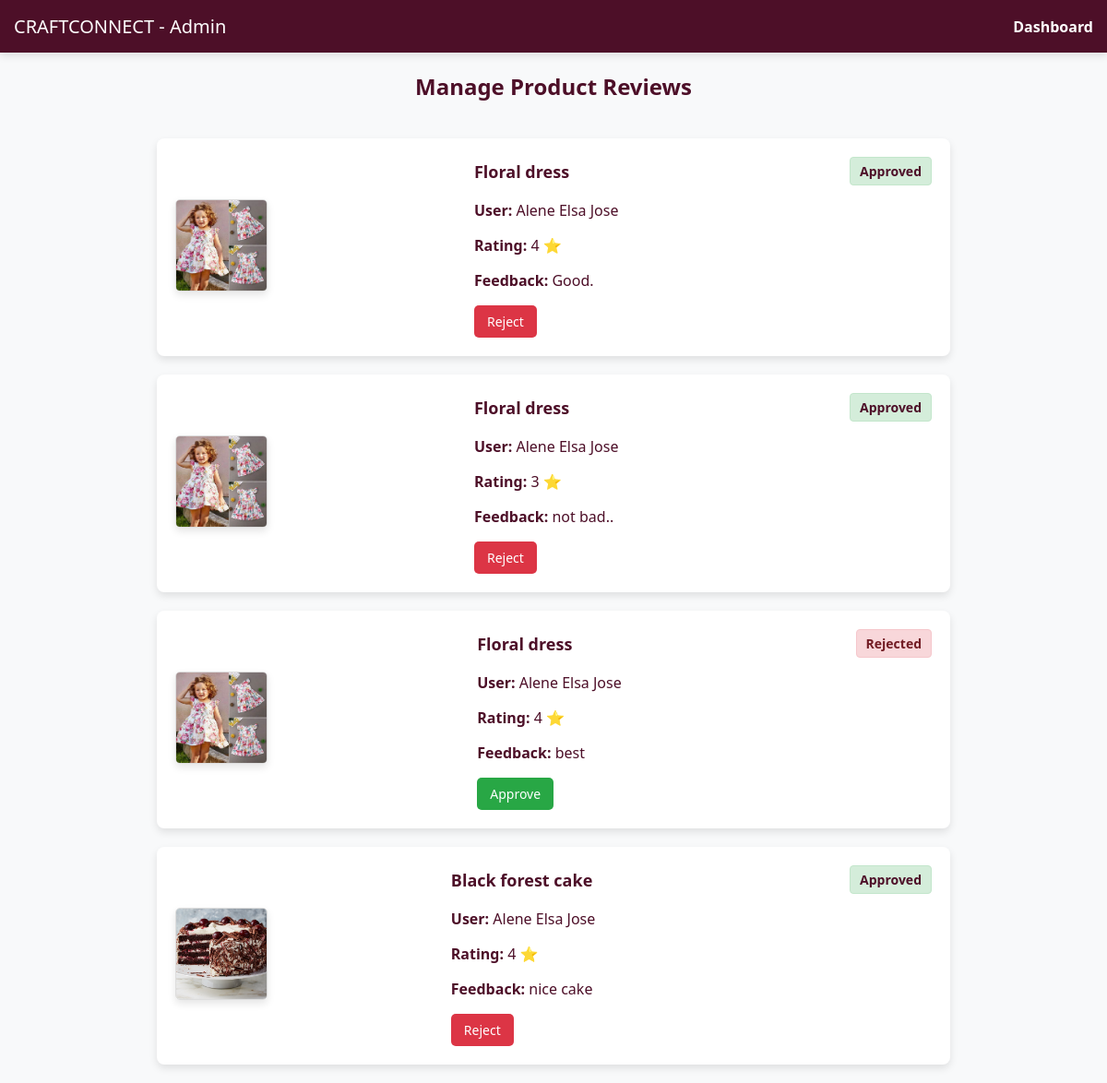
Page /admin/manage-reviews on the committed database.
### tables this page shows
CREATE TABLE product_reviews (
            id INTEGER PRIMARY KEY AUTOINCREMENT,
            product_id INTEGER NOT NULL,
            user_id INTEGER NOT NULL,
            rating INTEGER NOT NULL,
            feedback TEXT NOT NULL,
            timestamp DATETIME DEFAULT CURRENT_TIMESTAMP, approved INTEGER DEFAULT 1,
            FOREIGN KEY (product_id) REFERENCES products (id),
            FOREIGN KEY (user_id) REFERENCES users (id)
        );

CREATE TABLE products (
            id INTEGER PRIMARY KEY AUTOINCREMENT,
            name TEXT NOT NULL,
            description TEXT NOT NULL,
            price REAL NOT NULL,
            image TEXT NOT NULL,
            manufacturer_id INTEGER, approved INTEGER DEFAULT 0, category TEXT, stock_limit INTEGER DEFAULT NULL, size_chart TEXT,
            FOREIGN KEY (manufacturer_id) REFERENCES users (id)
        );

CREATE TABLE users (
            id INTEGER PRIMARY KEY AUTOINCREMENT,
            name TEXT NOT NULL,
            email TEXT UNIQUE NOT NULL,
            password TEXT NOT NULL,
            user_type TEXT NOT NULL,
            profile_pic TEXT DEFAULT 'default_profile.jpg'
        , phone TEXT, whatsapp TEXT, address TEXT, description TEXT, username TEXT, suspended default 0, is_logged_in integer default 0);

### app.py (the view)
@app.route('/admin/manage-reviews')
def manage_reviews():
    conn = sqlite3.connect('craftconnect.db')
    conn.row_factory = sqlite3.Row
    cursor = conn.cursor()
    cursor.execute('''
        SELECT
            product_reviews.id AS id,
            products.name AS product_name,
            products.image AS product_image,  -- ✅ fetch image filename
            users.name AS user_name,
            product_reviews.rating AS rating,
            product_reviews.feedback AS feedback,
            product_reviews.approved AS approved
        FROM product_reviews
        JOIN products ON product_reviews.product_id = products.id
        JOIN users ON product_reviews.user_id = users.id
    ''')
    reviews = cursor.fetchall()
    conn.close()
    return render_template('admin_manage_reviews.html', reviews=reviews)

### templates/admin_manage_reviews.html (shortened to what this page needs)
<!DOCTYPE html>
<html lang="en">
<head>
    <link rel="stylesheet" href="{{ url_for('static', filename='css/styles.css') }}">
</head>
<body>
<nav class="navbar">
    <span>CRAFTCONNECT - Admin</span>
    <a href="{{ url_for('admin_dashboard') }}" class="dashboard-link">Dashboard</a>
</nav>
<h2 class="section-title">Manage Product Reviews</h2>
<div class="review-cards-container">
    {% for r in reviews %}
    <div class="review-card">
        <div class="product-image">
            <img src="{{ url_for('static', filename='uploads/' + r['product_image']) }}" alt="{{ r['product_name'] }}">
        </div>
        <div class="review-content">
            <div class="review-header">
                <h3>{{ r['product_name'] }}</h3>
                <span class="status {{ 'approved' if r['approved'] == 1 else 'rejected' }}">
                    {{ 'Approved' if r['approved'] == 1 else 'Rejected' }}
                </span>
            </div>
            <p><strong>User:</strong> {{ r['user_name'] }}</p>
            <p><strong>Rating:</strong> {{ r['rating'] }} ⭐</p>
            <p><strong>Feedback:</strong> {{ r['feedback'] }}</p>
            <div class="action-links">
                {% if r['approved'] == 0 %}
                    <a href="{{ url_for('approve_review', review_id=r['id']) }}" class="approve">Approve</a>
                {% else %}
                    <a href="{{ url_for('reject_review', review_id=r['id']) }}" class="reject">Reject</a>
                {% endif %}
            </div>
        </div>
    </div>
    {% endfor %}
</div>
</body>
</html>

### static/css/styles.css (style rules this page uses)
body { margin: 0; padding: 0; overflow-x: hidden; font-family: Arial, sans-serif; background: white; color: #4D0F28; min-height: 100vh; box-sizing: border-box; width:100%; max-width: 100%; }
.navbar { display: flex; justify-content: space-between; align-items: center; padding: 15px 30px; background: #4D0F28; color: white; box-shadow: 0px 4px 8px rgba(0, 0, 0, 0.1); max-width: 100%; flex-wrap: wrap; }
* { outline: none; box-sizing: border-box; max-width: 100vw; }
.product-image { flex: 1; max-width: 400px; }
.product-image img { width: 100%; border-radius: 8px; box-shadow: 0px 4px 8px rgba(0, 0, 0, 0.1); transition: transform 0.3s ease; cursor: zoom-in; }
.product-image img { max-width: 400px; border-radius: 8px; box-shadow: 0 4px 8px rgba(0, 0, 0, 0.1); }

### templates/admin_manage_reviews.html (style rules this page uses)
body { font-family: 'Segoe UI', Tahoma, Geneva, Verdana, sans-serif; background-color: #f8f9fa; margin: 0; padding: 0; }
.navbar { background-color: #4D0F28; color: white; padding: 15px; font-size: 20px; text-align: center; }
.section-title { text-align: center; margin: 20px 0; color: #4D0F28; }
.review-cards-container { max-width: 900px; margin: 0 auto; padding: 20px; display: flex; flex-direction: column; gap: 20px; }
.review-card { background-color: #fff; border-radius: 8px; box-shadow: 0 4px 8px rgba(0,0,0,0.1); padding: 20px; display: flex; gap: 20px; align-items: flex-start; }
.product-image { flex-shrink: 0; }
.product-image img { width: 100px; height: 100px; border-radius: 5px; object-fit: cover; border: 1px solid #ddd; }
.review-content { flex-grow: 1; }
.review-header { display: flex; justify-content: space-between; align-items: center; margin-bottom: 10px; }
.review-header h3 { margin: 0; font-size: 18px; color: #4D0F28; }
.status { font-weight: bold; padding: 5px 10px; border-radius: 4px; font-size: 14px; }
.status.approved { background-color: #d4edda; color: #4D0F28; border: 1px solid #c3e6cb; }
.status.rejected { background-color: #f8d7da; color: #721c24; border: 1px solid #f5c6cb; }
.review-card { background-color: #fff; border-radius: 8px; box-shadow: 0 4px 8px rgba(0,0,0,0.1); padding: 20px; display: flex; gap: 20px; align-items: center; }
.action-links { margin-top: 10px; display: flex; gap: 15px; }
.approve, .reject { padding: 8px 14px; text-decoration: none; color: #fff; border-radius: 5px; font-size: 14px; transition: background-color 0.3s ease; }
.approve { background-color: #28a745; }
.reject { background-color: #dc3545; }
.dashboard-link { color: white; font-size: 16px; text-decoration: none; font-weight: bold; }

### rows in the picture
product_reviews: image (picture), product_name "Floral dress", approved "Approved", user_name "Alene Elsa Jose", rating "4", feedback "Good."
product_reviews: image (picture), product_name "Floral dress", approved "Approved", user_name "Alene Elsa Jose", rating "3", feedback "not bad.."
product_reviews: image (picture), product_name "Floral dress", approved "Rejected", user_name "Alene Elsa Jose", rating "4", feedback "best"
product_reviews: image (picture), product_name "Black forest cake", approved "Approved", user_name "Alene Elsa Jose", rating "4", feedback "nice cake"
